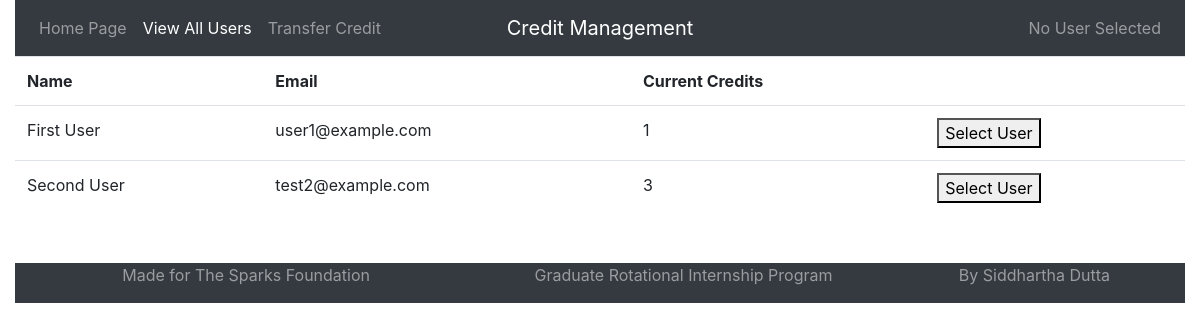
/users, run on an earlier commit of the app's database.
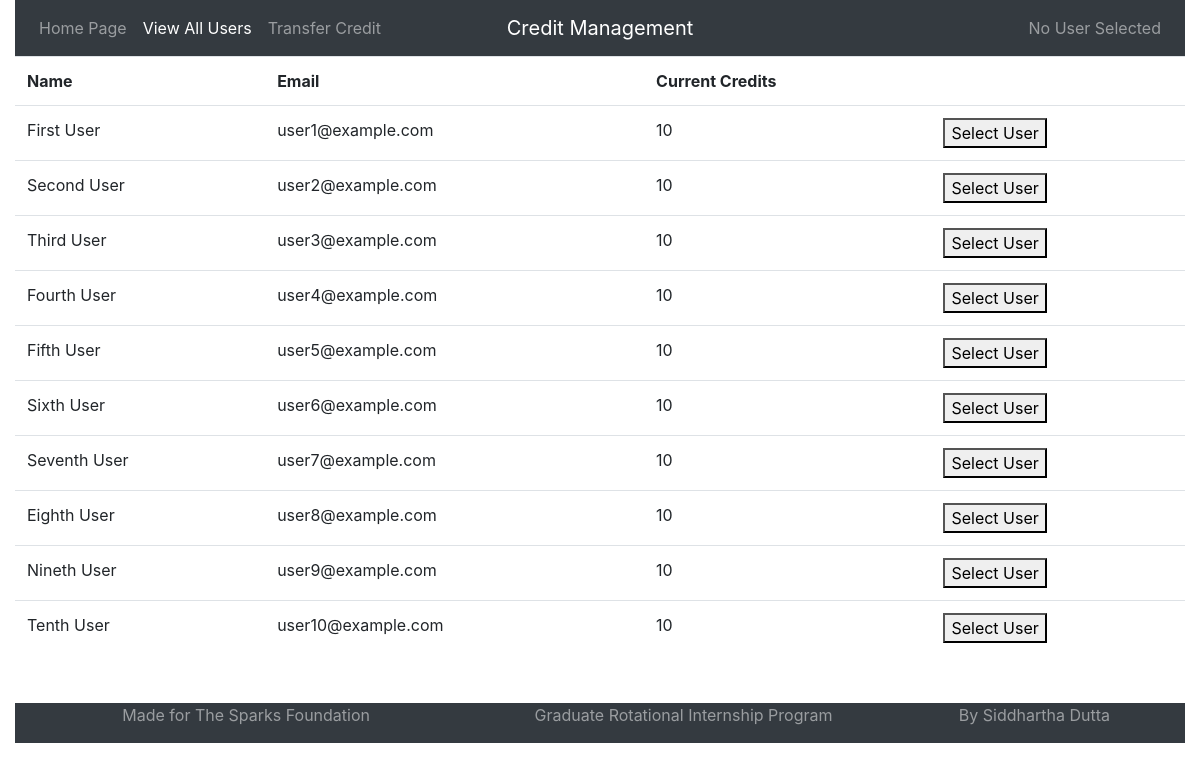
And on a later commit of the database.
### credits/models.py (models this page shows, shortened)
class User(models.Model):
    name = models.CharField(max_length=255)
    email = models.EmailField(max_length=255, blank=True)
    credits = models.IntegerField(default=0)

### credits/views.py (the view)
# urls.py: path('users', all_users, name='users'),
def all_users(request):
    if request.method == "GET":
        users = User.objects.all()
        context = {'users_page': 'active'}
        context.update({'users': users})
        return render(request, "credits/users.html", context)
    else:
        userID = request.POST['userID']
        user = User.objects.get(pk=userID)
        request.session['username'] = user.name
        request.session['userid'] = user.id
        return redirect('transfer')

### credits/templates/credits/users.html (shortened to what this page needs)
{% extends "layout.html" %}
{% block body %}
    <table class="table">
        <tr>
            <th>Name</th>
            <th>Email</th>
            <th>Current Credits</th>
            <th></th>
        </tr>
        {% for user in users %}
            <tr>
                <td>{{ user.name }}</td>
                <td>{{ user.email }}</td>
                <td>{{ user.credits }}</td>
                <form method="post"> {% csrf_token %}
                    <td><button name="userID" value={{ user.id }}>Select User</button></td>
                </form>
            </tr>
        {% endfor %}
    </table>
{% endblock %}

### credits/templates/layout.html (shortened to what this page needs)
<!DOCTYPE html>
<html lang="en">
    <head>
        <link rel="stylesheet" href="https://stackpath.bootstrapcdn.com/bootstrap/4.4.1/css/bootstrap.min.css">
    </head>
    <body>
        <div class="container-fluid">
            <nav class="navbar navbar-expand-md navbar-dark bg-dark">
                <div class="navbar-collapse collapse w-100 order-1 order-md-0 dual-collapse2">
                    <ul class="navbar-nav mr-auto">
                        <li class="nav-item {{ index_page }}">
                            <a class="nav-link" href="{% url 'index' %}">Home Page</a>
                        </li>
                        <li class="nav-item {{ users_page }} ">
                            <a class="nav-link" href="{% url 'users' %}">View All Users</a>
                        </li>
                        <li class="nav-item {{ transfer_page }}">
                            <a class="nav-link" href="{% url 'transfer' %}">Transfer Credit</a>
                        </li>
                    </ul>
                </div>
                <div class="mx-auto order-0">
                    <a class="navbar-brand mx-auto" href="{% url 'index' %}">Credit Management</a>
                </div>
                <div class="navbar-collapse collapse w-100 order-3 dual-collapse2">
                    <ul class="navbar-nav ml-auto">
                        <li class="nav-item">
                            {% if request.session.username %}
                                <a class="nav-link" href="{% url 'users' %}">Current User: {{ request.session.username }}</a>
                            {% else %}
                                <a class="nav-link" href="{% url 'users' %}">No User Selected</a>
                            {% endif %}
                        </li>
                    </ul>
                </div>
            </nav>
        </div>
        <div class="container-fluid">
            {% block body %}
            {% endblock %}
        </div>
        <div class="container-fluid">
            <footer class="page-footer bg-dark text-white-50">
                <div class="container mt-5 text-center row">
                        <div class="col-md-4 text-right">
                            <p>Made for The Sparks Foundation</p>
                        </div>
                        <div class="col-md-5 text-right">
                            <p>Graduate Rotational Internship Program</p>
                        </div>
                        <div class="col-md-3 text-right">
                            <p>By Siddhartha Dutta</p>
                        </div>
                    </div>
                </div>
    </body>
</html>

What changed in the data, as far as the page shows it:
changed User "First User": credits "1" → "10"
changed User "Second User": email "test2@example.com" → "user2@example.com"; credits "3" → "10"
added User: name "Third User", email "user3@example.com", credits "10", {{ user.id }} 3 (drawn)
added User: name "Fourth User", email "user4@example.com", credits "10", {{ user.id }} 4 (drawn)
added User: name "Fifth User", email "user5@example.com", credits "10", {{ user.id }} 5 (drawn)
added User: name "Sixth User", email "user6@example.com", credits "10", {{ user.id }} 6 (drawn)
added User: name "Seventh User", email "user7@example.com", credits "10", {{ user.id }} 7 (drawn)
added User: name "Eighth User", email "user8@example.com", credits "10", {{ user.id }} 8 (drawn)
added User: name "Nineth User", email "user9@example.com", credits "10", {{ user.id }} 9 (drawn)
added User: name "Tenth User", email "user10@example.com", credits "10"
